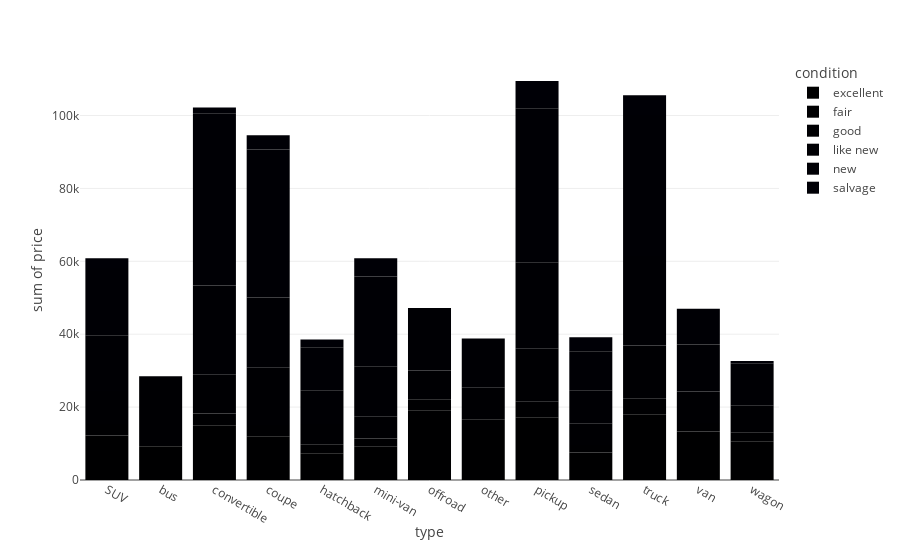

The notebook cell saved with this chart:
### Code cell
average_price_df = vehicles_df.groupby(['type', 'condition'])['price'].mean().reset_index()
fig_2 = px.histogram(average_price_df, x='type', y='price', color='condition')
fig_2.show()

### Figure 1 — Plotly figure (JSON) as saved in the notebook; plotly's stock layout.template omitted (floating-point values rounded to 4 significant figures)
{"data": [{"alignmentgroup": "True", "bingroup": "x", "histfunc": "sum", "hovertemplate": "condition=excellent<br>type=%{x}<br>sum of price=%{y}<extra></extra>", "legendgroup": "excellent", "marker": {"color": "#000001", "pattern": {"shape": ""}}, "name": "excellent", "offsetgroup": "excellent", "orientation": "v", "showlegend": true, "type": "histogram", "x": ["SUV", "bus", "convertible", "coupe", "hatchback", "mini-van", "offroad", "other", "pickup", "sedan", "truck", "van", "wagon"], "xaxis": "x", "y": [12200.0, 9280, 15010.0, 11970.0, 7355.0, 9124.0, 19140.0, 13690.0, 17240.0, 7539.0, 18040.0, 13290.0, 10650.0], "yaxis": "y"}, {"alignmentgroup": "True", "bingroup": "x", "histfunc": "sum", "hovertemplate": "condition=fair<br>type=%{x}<br>sum of price=%{y}<extra></extra>", "legendgroup": "fair", "marker": {"color": "#000002", "pattern": {"shape": ""}}, "name": "fair", "offsetgroup": "fair", "orientation": "v", "showlegend": true, "type": "histogram", "x": ["SUV", "convertible", "coupe", "hatchback", "mini-van", "offroad", "other", "pickup", "sedan", "truck", "van", "wagon"], "xaxis": "x", "y": [3155.0, 3249, 3135.0, 2341.0, 2257.0, 3027.0, 2999, 4236.0, 2055.0, 4239.0, 2344.0, 2304.0], "yaxis": "y"}, {"alignmentgroup": "True", "bingroup": "x", "histfunc": "sum", "hovertemplate": "condition=good<br>type=%{x}<br>sum of price=%{y}<extra></extra>", "legendgroup": "good", "marker": {"color": "#000003", "pattern": {"shape": ""}}, "name": "good", "offsetgroup": "good", "orientation": "v", "showlegend": true, "type": "histogram", "x": ["SUV", "bus", "convertible", "coupe", "hatchback", "mini-van", "offroad", "other", "pickup", "sedan", "truck", "van", "wagon"], "xaxis": "x", "y": [9067.0, 19200.0, 10630.0, 15850.0, 5666.0, 5944.0, 7884.0, 8745.0, 14680.0, 5833.0, 14590.0, 8637.0, 7547.0], "yaxis": "y"}, {"alignmentgroup": "True", "bingroup": "x", "histfunc": "sum", "hovertemplate": "condition=like new<br>type=%{x}<br>sum of price=%{y}<extra></extra>", "legendgroup": "like new", "marker": {"color": "#000004", "pattern": {"shape": ""}}, "name": "like new", "offsetgroup": "like new", "orientation": "v", "showlegend": true, "type": "histogram", "x": ["SUV", "convertible", "coupe", "hatchback", "mini-van", "offroad", "other", "pickup", "sedan", "truck", "van", "wagon"], "xaxis": "x", "y": [15320.0, 24480.0, 19120.0, 9292.0, 13740.0, 17130.0, 13380.0, 23570.0, 9061.0, 24590.0, 12940.0, 11360.0], "yaxis": "y"}, {"alignmentgroup": "True", "bingroup": "x", "histfunc": "sum", "hovertemplate": "condition=new<br>type=%{x}<br>sum of price=%{y}<extra></extra>", "legendgroup": "new", "marker": {"color": "#000005", "pattern": {"shape": ""}}, "name": "new", "offsetgroup": "new", "orientation": "v", "showlegend": true, "type": "histogram", "x": ["SUV", "convertible", "coupe", "hatchback", "mini-van", "pickup", "sedan", "truck", "van"], "xaxis": "x", "y": [18430.0, 47120, 40590.0, 11800, 24798, 42230.0, 10860.0, 38680.0, 9800], "yaxis": "y"}, {"alignmentgroup": "True", "bingroup": "x", "histfunc": "sum", "hovertemplate": "condition=salvage<br>type=%{x}<br>sum of price=%{y}<extra></extra>", "legendgroup": "salvage", "marker": {"color": "#000006", "pattern": {"shape": ""}}, "name": "salvage", "offsetgroup": "salvage", "orientation": "v", "showlegend": true, "type": "histogram", "x": ["SUV", "convertible", "coupe", "hatchback", "mini-van", "pickup", "sedan", "truck", "wagon"], "xaxis": "x", "y": [2650.0, 1700, 3926.0, 2080, 5000, 7504.0, 3800.0, 5421.0, 800], "yaxis": "y"}], "layout": {"barmode": "relative", "legend": {"title": {"text": "condition"}, "tracegroupgap": 0}, "margin": {"t": 60}, "xaxis": {"anchor": "y", "domain": [0, 1], "title": {"text": "type"}}, "yaxis": {"anchor": "x", "domain": [0, 1], "title": {"text": "sum of price"}}}}
